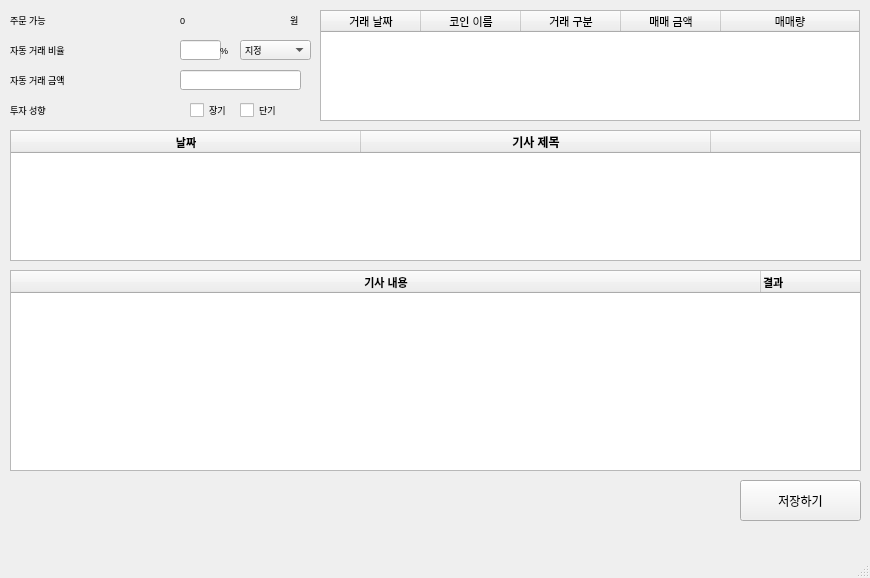
<?xml version="1.0" encoding="UTF-8"?>
<ui version="4.0">
 <class>MainWindow</class>
 <widget class="QMainWindow" name="MainWindow">
  <property name="geometry">
   <rect>
    <x>0</x>
    <y>0</y>
    <width>870</width>
    <height>578</height>
   </rect>
  </property>
  <property name="windowTitle">
   <string>MainWindow</string>
  </property>
  <widget class="QWidget" name="centralwidget">
   <widget class="QTableWidget" name="articles_day">
    <property name="geometry">
     <rect>
      <x>10</x>
      <y>130</y>
      <width>851</width>
      <height>131</height>
     </rect>
    </property>
    <property name="sizePolicy">
     <sizepolicy hsizetype="Minimum" vsizetype="Minimum">
      <horstretch>0</horstretch>
      <verstretch>0</verstretch>
     </sizepolicy>
    </property>
    <property name="minimumSize">
     <size>
      <width>140</width>
      <height>100</height>
     </size>
    </property>
    <property name="font">
     <font>
      <pointsize>8</pointsize>
     </font>
    </property>
    <property name="lineWidth">
     <number>1</number>
    </property>
    <property name="verticalScrollBarPolicy">
     <enum>Qt::ScrollBarAlwaysOff</enum>
    </property>
    <property name="horizontalScrollBarPolicy">
     <enum>Qt::ScrollBarAlwaysOff</enum>
    </property>
    <property name="sizeAdjustPolicy">
     <enum>QAbstractScrollArea::AdjustToContents</enum>
    </property>
    <property name="autoScroll">
     <bool>true</bool>
    </property>
    <property name="editTriggers">
     <set>QAbstractItemView::NoEditTriggers</set>
    </property>
    <property name="tabKeyNavigation">
     <bool>false</bool>
    </property>
    <property name="showDropIndicator" stdset="0">
     <bool>false</bool>
    </property>
    <property name="dragDropOverwriteMode">
     <bool>false</bool>
    </property>
    <property name="alternatingRowColors">
     <bool>true</bool>
    </property>
    <property name="selectionMode">
     <enum>QAbstractItemView::SingleSelection</enum>
    </property>
    <property name="rowCount">
     <number>0</number>
    </property>
    <property name="columnCount">
     <number>4</number>
    </property>
    <attribute name="horizontalHeaderVisible">
     <bool>true</bool>
    </attribute>
    <attribute name="horizontalHeaderCascadingSectionResizes">
     <bool>false</bool>
    </attribute>
    <attribute name="horizontalHeaderDefaultSectionSize">
     <number>350</number>
    </attribute>
    <attribute name="horizontalHeaderHighlightSections">
     <bool>true</bool>
    </attribute>
    <attribute name="horizontalHeaderMinimumSectionSize">
     <number>20</number>
    </attribute>
    <attribute name="horizontalHeaderStretchLastSection">
     <bool>true</bool>
    </attribute>
    <attribute name="verticalHeaderVisible">
     <bool>true</bool>
    </attribute>
    <attribute name="verticalHeaderCascadingSectionResizes">
     <bool>false</bool>
    </attribute>
    <attribute name="verticalHeaderDefaultSectionSize">
     <number>20</number>
    </attribute>
    <attribute name="verticalHeaderMinimumSectionSize">
     <number>20</number>
    </attribute>
    <attribute name="verticalHeaderShowSortIndicator" stdset="0">
     <bool>false</bool>
    </attribute>
    <attribute name="verticalHeaderStretchLastSection">
     <bool>false</bool>
    </attribute>
    <column>
     <property name="text">
      <string>날짜</string>
     </property>
     <property name="font">
      <font>
       <weight>75</weight>
       <bold>true</bold>
      </font>
     </property>
     <property name="textAlignment">
      <set>AlignCenter</set>
     </property>
     <property name="background">
      <color alpha="100">
       <red>200</red>
       <green>200</green>
       <blue>200</blue>
      </color>
     </property>
    </column>
    <column>
     <property name="text">
      <string>기사 제목</string>
     </property>
     <property name="font">
      <font>
       <pointsize>9</pointsize>
       <weight>75</weight>
       <bold>true</bold>
      </font>
     </property>
     <property name="textAlignment">
      <set>AlignCenter</set>
     </property>
     <property name="background">
      <color alpha="100">
       <red>200</red>
       <green>200</green>
       <blue>200</blue>
      </color>
     </property>
    </column>
    <column>
     <property name="text">
      <string>결과</string>
     </property>
     <property name="font">
      <font>
       <weight>75</weight>
       <bold>true</bold>
      </font>
     </property>
     <property name="textAlignment">
      <set>AlignCenter</set>
     </property>
     <property name="background">
      <color alpha="100">
       <red>200</red>
       <green>200</green>
       <blue>200</blue>
      </color>
     </property>
     <property name="foreground">
      <brush brushstyle="NoBrush">
       <color alpha="255">
        <red>0</red>
        <green>0</green>
        <blue>0</blue>
       </color>
      </brush>
     </property>
    </column>
    <column>
     <property name="text">
      <string>확인</string>
     </property>
     <property name="font">
      <font>
       <weight>75</weight>
       <bold>true</bold>
      </font>
     </property>
     <property name="textAlignment">
      <set>AlignCenter</set>
     </property>
     <property name="background">
      <color alpha="100">
       <red>200</red>
       <green>200</green>
       <blue>200</blue>
      </color>
     </property>
     <property name="foreground">
      <brush brushstyle="NoBrush">
       <color alpha="255">
        <red>0</red>
        <green>0</green>
        <blue>0</blue>
       </color>
      </brush>
     </property>
    </column>
   </widget>
   <widget class="QTableWidget" name="articles_contents">
    <property name="geometry">
     <rect>
      <x>10</x>
      <y>270</y>
      <width>851</width>
      <height>201</height>
     </rect>
    </property>
    <property name="sizePolicy">
     <sizepolicy hsizetype="Minimum" vsizetype="Minimum">
      <horstretch>0</horstretch>
      <verstretch>0</verstretch>
     </sizepolicy>
    </property>
    <property name="minimumSize">
     <size>
      <width>140</width>
      <height>100</height>
     </size>
    </property>
    <property name="font">
     <font>
      <pointsize>8</pointsize>
     </font>
    </property>
    <property name="lineWidth">
     <number>1</number>
    </property>
    <property name="verticalScrollBarPolicy">
     <enum>Qt::ScrollBarAsNeeded</enum>
    </property>
    <property name="horizontalScrollBarPolicy">
     <enum>Qt::ScrollBarAlwaysOff</enum>
    </property>
    <property name="sizeAdjustPolicy">
     <enum>QAbstractScrollArea::AdjustToContents</enum>
    </property>
    <property name="autoScroll">
     <bool>true</bool>
    </property>
    <property name="editTriggers">
     <set>QAbstractItemView::NoEditTriggers</set>
    </property>
    <property name="tabKeyNavigation">
     <bool>false</bool>
    </property>
    <property name="showDropIndicator" stdset="0">
     <bool>false</bool>
    </property>
    <property name="dragDropOverwriteMode">
     <bool>false</bool>
    </property>
    <property name="alternatingRowColors">
     <bool>true</bool>
    </property>
    <property name="selectionMode">
     <enum>QAbstractItemView::SingleSelection</enum>
    </property>
    <property name="rowCount">
     <number>0</number>
    </property>
    <property name="columnCount">
     <number>2</number>
    </property>
    <attribute name="horizontalHeaderVisible">
     <bool>true</bool>
    </attribute>
    <attribute name="horizontalHeaderCascadingSectionResizes">
     <bool>false</bool>
    </attribute>
    <attribute name="horizontalHeaderDefaultSectionSize">
     <number>750</number>
    </attribute>
    <attribute name="horizontalHeaderHighlightSections">
     <bool>true</bool>
    </attribute>
    <attribute name="horizontalHeaderMinimumSectionSize">
     <number>20</number>
    </attribute>
    <attribute name="horizontalHeaderShowSortIndicator" stdset="0">
     <bool>false</bool>
    </attribute>
    <attribute name="horizontalHeaderStretchLastSection">
     <bool>true</bool>
    </attribute>
    <attribute name="verticalHeaderVisible">
     <bool>true</bool>
    </attribute>
    <attribute name="verticalHeaderCascadingSectionResizes">
     <bool>false</bool>
    </attribute>
    <attribute name="verticalHeaderDefaultSectionSize">
     <number>20</number>
    </attribute>
    <attribute name="verticalHeaderMinimumSectionSize">
     <number>20</number>
    </attribute>
    <attribute name="verticalHeaderShowSortIndicator" stdset="0">
     <bool>false</bool>
    </attribute>
    <attribute name="verticalHeaderStretchLastSection">
     <bool>false</bool>
    </attribute>
    <column>
     <property name="text">
      <string>기사 내용</string>
     </property>
     <property name="font">
      <font>
       <weight>75</weight>
       <bold>true</bold>
      </font>
     </property>
     <property name="textAlignment">
      <set>AlignCenter</set>
     </property>
     <property name="background">
      <color>
       <red>200</red>
       <green>200</green>
       <blue>200</blue>
      </color>
     </property>
     <property name="foreground">
      <brush brushstyle="NoBrush">
       <color alpha="255">
        <red>0</red>
        <green>0</green>
        <blue>0</blue>
       </color>
      </brush>
     </property>
    </column>
    <column>
     <property name="text">
      <string>결과</string>
     </property>
     <property name="font">
      <font>
       <weight>75</weight>
       <bold>true</bold>
      </font>
     </property>
     <property name="textAlignment">
      <set>AlignLeading|AlignVCenter</set>
     </property>
     <property name="background">
      <color>
       <red>200</red>
       <green>200</green>
       <blue>200</blue>
      </color>
     </property>
    </column>
   </widget>
   <widget class="QLabel" name="label_2">
    <property name="geometry">
     <rect>
      <x>10</x>
      <y>40</y>
      <width>121</width>
      <height>20</height>
     </rect>
    </property>
    <property name="font">
     <font>
      <pointsize>7</pointsize>
     </font>
    </property>
    <property name="text">
     <string>자동 거래 비율</string>
    </property>
   </widget>
   <widget class="QLabel" name="label">
    <property name="geometry">
     <rect>
      <x>10</x>
      <y>10</y>
      <width>121</width>
      <height>20</height>
     </rect>
    </property>
    <property name="font">
     <font>
      <pointsize>7</pointsize>
     </font>
    </property>
    <property name="text">
     <string>주문 가능</string>
    </property>
   </widget>
   <widget class="QLabel" name="label_4">
    <property name="geometry">
     <rect>
      <x>10</x>
      <y>100</y>
      <width>121</width>
      <height>20</height>
     </rect>
    </property>
    <property name="font">
     <font>
      <pointsize>7</pointsize>
     </font>
    </property>
    <property name="text">
     <string>투자 성향</string>
    </property>
   </widget>
   <widget class="QCheckBox" name="checkBox_2">
    <property name="geometry">
     <rect>
      <x>240</x>
      <y>100</y>
      <width>50</width>
      <height>20</height>
     </rect>
    </property>
    <property name="font">
     <font>
      <pointsize>7</pointsize>
     </font>
    </property>
    <property name="text">
     <string>단기</string>
    </property>
   </widget>
   <widget class="QCheckBox" name="checkBox">
    <property name="geometry">
     <rect>
      <x>190</x>
      <y>100</y>
      <width>60</width>
      <height>20</height>
     </rect>
    </property>
    <property name="font">
     <font>
      <pointsize>7</pointsize>
     </font>
    </property>
    <property name="text">
     <string>장기</string>
    </property>
   </widget>
   <widget class="QComboBox" name="comboBox">
    <property name="geometry">
     <rect>
      <x>240</x>
      <y>40</y>
      <width>71</width>
      <height>20</height>
     </rect>
    </property>
    <property name="font">
     <font>
      <pointsize>7</pointsize>
     </font>
    </property>
    <item>
     <property name="text">
      <string>지정</string>
     </property>
    </item>
    <item>
     <property name="text">
      <string>10</string>
     </property>
    </item>
    <item>
     <property name="text">
      <string>25</string>
     </property>
    </item>
    <item>
     <property name="text">
      <string>50</string>
     </property>
    </item>
    <item>
     <property name="text">
      <string>75</string>
     </property>
    </item>
    <item>
     <property name="text">
      <string>100</string>
     </property>
    </item>
   </widget>
   <widget class="QLabel" name="label_3">
    <property name="geometry">
     <rect>
      <x>10</x>
      <y>70</y>
      <width>121</width>
      <height>20</height>
     </rect>
    </property>
    <property name="font">
     <font>
      <pointsize>7</pointsize>
     </font>
    </property>
    <property name="text">
     <string>자동 거래 금액</string>
    </property>
   </widget>
   <widget class="QLabel" name="label_7">
    <property name="geometry">
     <rect>
      <x>290</x>
      <y>10</y>
      <width>16</width>
      <height>20</height>
     </rect>
    </property>
    <property name="font">
     <font>
      <pointsize>7</pointsize>
     </font>
    </property>
    <property name="text">
     <string>원</string>
    </property>
   </widget>
   <widget class="QLineEdit" name="lineEdit">
    <property name="geometry">
     <rect>
      <x>180</x>
      <y>40</y>
      <width>41</width>
      <height>20</height>
     </rect>
    </property>
    <property name="font">
     <font>
      <pointsize>7</pointsize>
     </font>
    </property>
   </widget>
   <widget class="QLabel" name="label_6">
    <property name="geometry">
     <rect>
      <x>180</x>
      <y>10</y>
      <width>111</width>
      <height>20</height>
     </rect>
    </property>
    <property name="font">
     <font>
      <pointsize>7</pointsize>
     </font>
    </property>
    <property name="text">
     <string>0</string>
    </property>
   </widget>
   <widget class="QLineEdit" name="lineEdit_2">
    <property name="geometry">
     <rect>
      <x>180</x>
      <y>70</y>
      <width>121</width>
      <height>20</height>
     </rect>
    </property>
    <property name="font">
     <font>
      <pointsize>7</pointsize>
     </font>
    </property>
   </widget>
   <widget class="QLabel" name="label_8">
    <property name="geometry">
     <rect>
      <x>220</x>
      <y>40</y>
      <width>16</width>
      <height>20</height>
     </rect>
    </property>
    <property name="font">
     <font>
      <pointsize>7</pointsize>
     </font>
    </property>
    <property name="text">
     <string>%</string>
    </property>
   </widget>
   <widget class="QPushButton" name="pushButton">
    <property name="geometry">
     <rect>
      <x>740</x>
      <y>480</y>
      <width>121</width>
      <height>41</height>
     </rect>
    </property>
    <property name="text">
     <string>저장하기</string>
    </property>
   </widget>
   <widget class="QTableWidget" name="buy_sell">
    <property name="geometry">
     <rect>
      <x>320</x>
      <y>10</y>
      <width>540</width>
      <height>111</height>
     </rect>
    </property>
    <property name="sizePolicy">
     <sizepolicy hsizetype="Minimum" vsizetype="Minimum">
      <horstretch>0</horstretch>
      <verstretch>0</verstretch>
     </sizepolicy>
    </property>
    <property name="minimumSize">
     <size>
      <width>140</width>
      <height>100</height>
     </size>
    </property>
    <property name="font">
     <font>
      <pointsize>8</pointsize>
     </font>
    </property>
    <property name="lineWidth">
     <number>1</number>
    </property>
    <property name="verticalScrollBarPolicy">
     <enum>Qt::ScrollBarAsNeeded</enum>
    </property>
    <property name="horizontalScrollBarPolicy">
     <enum>Qt::ScrollBarAlwaysOff</enum>
    </property>
    <property name="sizeAdjustPolicy">
     <enum>QAbstractScrollArea::AdjustToContents</enum>
    </property>
    <property name="autoScroll">
     <bool>true</bool>
    </property>
    <property name="editTriggers">
     <set>QAbstractItemView::NoEditTriggers</set>
    </property>
    <property name="tabKeyNavigation">
     <bool>false</bool>
    </property>
    <property name="showDropIndicator" stdset="0">
     <bool>false</bool>
    </property>
    <property name="dragDropOverwriteMode">
     <bool>false</bool>
    </property>
    <property name="alternatingRowColors">
     <bool>true</bool>
    </property>
    <property name="selectionMode">
     <enum>QAbstractItemView::SingleSelection</enum>
    </property>
    <property name="rowCount">
     <number>0</number>
    </property>
    <property name="columnCount">
     <number>5</number>
    </property>
    <attribute name="horizontalHeaderVisible">
     <bool>true</bool>
    </attribute>
    <attribute name="horizontalHeaderCascadingSectionResizes">
     <bool>false</bool>
    </attribute>
    <attribute name="horizontalHeaderDefaultSectionSize">
     <number>100</number>
    </attribute>
    <attribute name="horizontalHeaderHighlightSections">
     <bool>true</bool>
    </attribute>
    <attribute name="horizontalHeaderMinimumSectionSize">
     <number>20</number>
    </attribute>
    <attribute name="horizontalHeaderShowSortIndicator" stdset="0">
     <bool>false</bool>
    </attribute>
    <attribute name="horizontalHeaderStretchLastSection">
     <bool>true</bool>
    </attribute>
    <attribute name="verticalHeaderVisible">
     <bool>true</bool>
    </attribute>
    <attribute name="verticalHeaderCascadingSectionResizes">
     <bool>false</bool>
    </attribute>
    <attribute name="verticalHeaderDefaultSectionSize">
     <number>20</number>
    </attribute>
    <attribute name="verticalHeaderMinimumSectionSize">
     <number>20</number>
    </attribute>
    <attribute name="verticalHeaderShowSortIndicator" stdset="0">
     <bool>false</bool>
    </attribute>
    <attribute name="verticalHeaderStretchLastSection">
     <bool>false</bool>
    </attribute>
    <column>
     <property name="text">
      <string>거래 날짜</string>
     </property>
    </column>
    <column>
     <property name="text">
      <string>코인 이름</string>
     </property>
    </column>
    <column>
     <property name="text">
      <string>거래 구분</string>
     </property>
    </column>
    <column>
     <property name="text">
      <string>매매 금액</string>
     </property>
    </column>
    <column>
     <property name="text">
      <string>매매량</string>
     </property>
    </column>
   </widget>
  </widget>
  <widget class="QMenuBar" name="menubar">
   <property name="geometry">
    <rect>
     <x>0</x>
     <y>0</y>
     <width>870</width>
     <height>26</height>
    </rect>
   </property>
  </widget>
  <widget class="QStatusBar" name="statusbar"/>
 </widget>
 <resources/>
 <connections/>
</ui>
